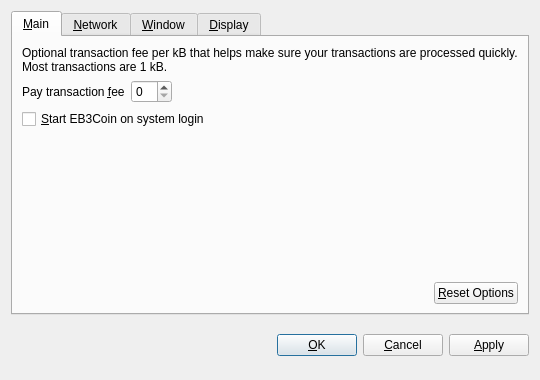
<?xml version="1.0" encoding="UTF-8"?>
<ui version="4.0">
 <class>OptionsDialog</class>
 <widget class="QDialog" name="OptionsDialog">
  <property name="geometry">
   <rect>
    <x>0</x>
    <y>0</y>
    <width>540</width>
    <height>380</height>
   </rect>
  </property>
  <property name="windowTitle">
   <string>Options</string>
  </property>
  <property name="modal">
   <bool>true</bool>
  </property>
  <layout class="QVBoxLayout" name="verticalLayout">
   <item>
    <widget class="QTabWidget" name="tabWidget">
     <property name="tabPosition">
      <enum>QTabWidget::North</enum>
     </property>
     <property name="currentIndex">
      <number>0</number>
     </property>
     <widget class="QWidget" name="tabMain">
      <attribute name="title">
       <string>&amp;Main</string>
      </attribute>
      <layout class="QVBoxLayout" name="verticalLayout_Main">
       <item>
        <widget class="QLabel" name="transactionFeeInfoLabel">
         <property name="text">
          <string>Optional transaction fee per kB that helps make sure your transactions are processed quickly. Most transactions are 1 kB.</string>
         </property>
         <property name="textFormat">
          <enum>Qt::PlainText</enum>
         </property>
         <property name="wordWrap">
          <bool>true</bool>
         </property>
        </widget>
       </item>
       <item>
        <layout class="QHBoxLayout" name="horizontalLayout_1_Main">
         <item>
          <widget class="QLabel" name="transactionFeeLabel">
           <property name="text">
            <string>Pay transaction &amp;fee</string>
           </property>
           <property name="textFormat">
            <enum>Qt::PlainText</enum>
           </property>
           <property name="buddy">
            <cstring>transactionFee</cstring>
           </property>
          </widget>
         </item>
         <item>
          <widget class="BitcoinAmountField" name="transactionFee"/>
         </item>
         <item>
          <spacer name="horizontalSpacer_1_Main">
           <property name="orientation">
            <enum>Qt::Horizontal</enum>
           </property>
           <property name="sizeHint" stdset="0">
            <size>
             <width>40</width>
             <height>20</height>
            </size>
           </property>
          </spacer>
         </item>
        </layout>
       </item>
       <item>
        <widget class="QCheckBox" name="bitcoinAtStartup">
         <property name="toolTip">
          <string>Automatically start EB3Coin after logging in to the system.</string>
         </property>
         <property name="text">
          <string>&amp;Start EB3Coin on system login</string>
         </property>
        </widget>
       </item>
       <item>
        <spacer name="verticalSpacer_Main">
         <property name="orientation">
          <enum>Qt::Vertical</enum>
         </property>
         <property name="sizeHint" stdset="0">
          <size>
           <width>20</width>
           <height>40</height>
          </size>
         </property>
        </spacer>
       </item>
       <item>
        <layout class="QHBoxLayout" name="horizontalLayout_2_Main">
         <item>
          <spacer name="horizontalSpacer_2_Main">
           <property name="orientation">
            <enum>Qt::Horizontal</enum>
           </property>
           <property name="sizeHint" stdset="0">
            <size>
             <width>40</width>
             <height>20</height>
            </size>
           </property>
          </spacer>
         </item>
         <item>
          <widget class="QPushButton" name="resetButton">
           <property name="toolTip">
            <string>Reset all client options to default.</string>
           </property>
           <property name="text">
            <string>&amp;Reset Options</string>
           </property>
           <property name="autoDefault">
            <bool>false</bool>
           </property>
          </widget>
         </item>
        </layout>
       </item>
      </layout>
     </widget>
     <widget class="QWidget" name="tabNetwork">
      <attribute name="title">
       <string>&amp;Network</string>
      </attribute>
      <layout class="QVBoxLayout" name="verticalLayout_Network">
       <item>
        <widget class="QCheckBox" name="mapPortUpnp">
         <property name="toolTip">
          <string>Automatically open the EB3Coin client port on the router. This only works when your router supports UPnP and it is enabled.</string>
         </property>
         <property name="text">
          <string>Map port using &amp;UPnP</string>
         </property>
        </widget>
       </item>
       <item>
        <widget class="QCheckBox" name="connectSocks">
         <property name="toolTip">
          <string>Connect to the EB3Coin network through a SOCKS proxy (e.g. when connecting through Tor).</string>
         </property>
         <property name="text">
          <string>&amp;Connect through SOCKS proxy:</string>
         </property>
        </widget>
       </item>
       <item>
        <layout class="QHBoxLayout" name="horizontalLayout_Network">
         <item>
          <widget class="QLabel" name="proxyIpLabel">
           <property name="text">
            <string>Proxy &amp;IP:</string>
           </property>
           <property name="textFormat">
            <enum>Qt::PlainText</enum>
           </property>
           <property name="buddy">
            <cstring>proxyIp</cstring>
           </property>
          </widget>
         </item>
         <item>
          <widget class="QValidatedLineEdit" name="proxyIp">
           <property name="maximumSize">
            <size>
             <width>140</width>
             <height>16777215</height>
            </size>
           </property>
           <property name="toolTip">
            <string>IP address of the proxy (e.g. 127.0.0.1)</string>
           </property>
          </widget>
         </item>
         <item>
          <widget class="QLabel" name="proxyPortLabel">
           <property name="text">
            <string>&amp;Port:</string>
           </property>
           <property name="textFormat">
            <enum>Qt::PlainText</enum>
           </property>
           <property name="buddy">
            <cstring>proxyPort</cstring>
           </property>
          </widget>
         </item>
         <item>
          <widget class="QLineEdit" name="proxyPort">
           <property name="maximumSize">
            <size>
             <width>55</width>
             <height>16777215</height>
            </size>
           </property>
           <property name="toolTip">
            <string>Port of the proxy (e.g. 9050)</string>
           </property>
          </widget>
         </item>
         <item>
          <widget class="QLabel" name="socksVersionLabel">
           <property name="text">
            <string>SOCKS &amp;Version:</string>
           </property>
           <property name="textFormat">
            <enum>Qt::PlainText</enum>
           </property>
           <property name="buddy">
            <cstring>socksVersion</cstring>
           </property>
          </widget>
         </item>
         <item>
          <widget class="QValueComboBox" name="socksVersion">
           <property name="toolTip">
            <string>SOCKS version of the proxy (e.g. 5)</string>
           </property>
          </widget>
         </item>
         <item>
          <spacer name="horizontalSpacer_Network">
           <property name="orientation">
            <enum>Qt::Horizontal</enum>
           </property>
           <property name="sizeHint" stdset="0">
            <size>
             <width>40</width>
             <height>20</height>
            </size>
           </property>
          </spacer>
         </item>
        </layout>
       </item>
       <item>
        <spacer name="verticalSpacer_Network">
         <property name="orientation">
          <enum>Qt::Vertical</enum>
         </property>
         <property name="sizeHint" stdset="0">
          <size>
           <width>20</width>
           <height>40</height>
          </size>
         </property>
        </spacer>
       </item>
      </layout>
     </widget>
     <widget class="QWidget" name="tabWindow">
      <attribute name="title">
       <string>&amp;Window</string>
      </attribute>
      <layout class="QVBoxLayout" name="verticalLayout_Window">
       <item>
        <widget class="QCheckBox" name="minimizeToTray">
         <property name="toolTip">
          <string>Show only a tray icon after minimizing the window.</string>
         </property>
         <property name="text">
          <string>&amp;Minimize to the tray instead of the taskbar</string>
         </property>
        </widget>
       </item>
       <item>
        <widget class="QCheckBox" name="minimizeOnClose">
         <property name="toolTip">
          <string>Minimize instead of exit the application when the window is closed. When this option is enabled, the application will be closed only after selecting Quit in the menu.</string>
         </property>
         <property name="text">
          <string>M&amp;inimize on close</string>
         </property>
        </widget>
       </item>
       <item>
        <spacer name="verticalSpacer_Window">
         <property name="orientation">
          <enum>Qt::Vertical</enum>
         </property>
         <property name="sizeHint" stdset="0">
          <size>
           <width>20</width>
           <height>40</height>
          </size>
         </property>
        </spacer>
       </item>
      </layout>
     </widget>
     <widget class="QWidget" name="tabDisplay">
      <attribute name="title">
       <string>&amp;Display</string>
      </attribute>
      <layout class="QVBoxLayout" name="verticalLayout_Display">
       <item>
        <layout class="QHBoxLayout" name="horizontalLayout_1_Display">
         <item>
          <widget class="QLabel" name="langLabel">
           <property name="text">
            <string>User Interface &amp;language:</string>
           </property>
           <property name="textFormat">
            <enum>Qt::PlainText</enum>
           </property>
           <property name="buddy">
            <cstring>lang</cstring>
           </property>
          </widget>
         </item>
         <item>
          <widget class="QValueComboBox" name="lang">
           <property name="toolTip">
            <string>The user interface language can be set here. This setting will take effect after restarting EB3Coin.</string>
           </property>
          </widget>
         </item>
        </layout>
       </item>
       <item>
        <layout class="QHBoxLayout" name="horizontalLayout_2_Display">
         <item>
          <widget class="QLabel" name="unitLabel">
           <property name="text">
            <string>&amp;Unit to show amounts in:</string>
           </property>
           <property name="textFormat">
            <enum>Qt::PlainText</enum>
           </property>
           <property name="buddy">
            <cstring>unit</cstring>
           </property>
          </widget>
         </item>
         <item>
          <widget class="QValueComboBox" name="unit">
           <property name="toolTip">
            <string>Choose the default subdivision unit to show in the interface and when sending coins.</string>
           </property>
          </widget>
         </item>
        </layout>
       </item>
       <item>
        <widget class="QCheckBox" name="displayAddresses">
         <property name="toolTip">
          <string>Whether to show EB3Coin addresses in the transaction list or not.</string>
         </property>
         <property name="text">
          <string>&amp;Display addresses in transaction list</string>
         </property>
        </widget>
       </item>
       <item>
        <widget class="QCheckBox" name="coinControlFeatures">
         <property name="toolTip">
          <string>Whether to show coin control features or not.</string>
         </property>
         <property name="text">
          <string>Display coin &amp;control features (experts only!)</string>
         </property>
        </widget>
       </item>
       <item>
        <spacer name="verticalSpacer_Display">
         <property name="orientation">
          <enum>Qt::Vertical</enum>
         </property>
         <property name="sizeHint" stdset="0">
          <size>
           <width>20</width>
           <height>40</height>
          </size>
         </property>
        </spacer>
       </item>
      </layout>
     </widget>
    </widget>
   </item>
   <item>
    <layout class="QHBoxLayout" name="horizontalLayout_Buttons">
     <item>
      <spacer name="horizontalSpacer_1">
       <property name="orientation">
        <enum>Qt::Horizontal</enum>
       </property>
       <property name="sizeHint" stdset="0">
        <size>
         <width>40</width>
         <height>48</height>
        </size>
       </property>
      </spacer>
     </item>
     <item>
      <widget class="QLabel" name="statusLabel">
       <property name="font">
        <font>
         <weight>75</weight>
         <bold>true</bold>
        </font>
       </property>
       <property name="text">
        <string/>
       </property>
       <property name="textFormat">
        <enum>Qt::PlainText</enum>
       </property>
       <property name="wordWrap">
        <bool>true</bool>
       </property>
      </widget>
     </item>
     <item>
      <spacer name="horizontalSpacer_2">
       <property name="orientation">
        <enum>Qt::Horizontal</enum>
       </property>
       <property name="sizeHint" stdset="0">
        <size>
         <width>40</width>
         <height>48</height>
        </size>
       </property>
      </spacer>
     </item>
     <item>
      <widget class="QPushButton" name="okButton">
       <property name="text">
        <string>&amp;OK</string>
       </property>
      </widget>
     </item>
     <item>
      <widget class="QPushButton" name="cancelButton">
       <property name="text">
        <string>&amp;Cancel</string>
       </property>
       <property name="autoDefault">
        <bool>false</bool>
       </property>
      </widget>
     </item>
     <item>
      <widget class="QPushButton" name="applyButton">
       <property name="text">
        <string>&amp;Apply</string>
       </property>
       <property name="autoDefault">
        <bool>false</bool>
       </property>
      </widget>
     </item>
    </layout>
   </item>
  </layout>
 </widget>
 <customwidgets>
  <customwidget>
   <class>BitcoinAmountField</class>
   <extends>QSpinBox</extends>
   <header>bitcoinamountfield.h</header>
  </customwidget>
  <customwidget>
   <class>QValueComboBox</class>
   <extends>QComboBox</extends>
   <header>qvaluecombobox.h</header>
  </customwidget>
  <customwidget>
   <class>QValidatedLineEdit</class>
   <extends>QLineEdit</extends>
   <header>qvalidatedlineedit.h</header>
  </customwidget>
 </customwidgets>
 <resources/>
 <connections/>
</ui>
